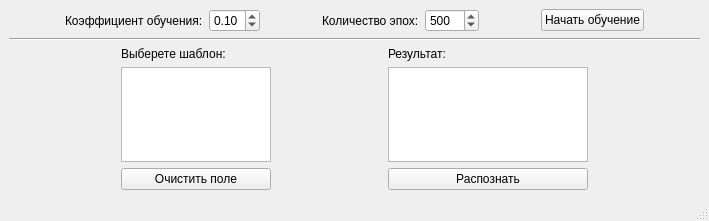
<?xml version="1.0" encoding="UTF-8"?>
<ui version="4.0">
 <class>MainWindow</class>
 <widget class="QMainWindow" name="MainWindow">
  <property name="geometry">
   <rect>
    <x>0</x>
    <y>0</y>
    <width>709</width>
    <height>221</height>
   </rect>
  </property>
  <property name="windowTitle">
   <string>MainWindow</string>
  </property>
  <widget class="QWidget" name="centralwidget">
   <layout class="QVBoxLayout" name="verticalLayout">
    <item>
     <layout class="QHBoxLayout" name="horizontalLayout">
      <item>
       <spacer name="horizontalSpacer_6">
        <property name="orientation">
         <enum>Qt::Horizontal</enum>
        </property>
        <property name="sizeHint" stdset="0">
         <size>
          <width>40</width>
          <height>20</height>
         </size>
        </property>
       </spacer>
      </item>
      <item>
       <widget class="QLabel" name="label">
        <property name="text">
         <string>Коэффициент обучения:</string>
        </property>
       </widget>
      </item>
      <item>
       <widget class="QDoubleSpinBox" name="rho">
        <property name="maximum">
         <double>1.000000000000000</double>
        </property>
        <property name="singleStep">
         <double>0.050000000000000</double>
        </property>
        <property name="value">
         <double>0.100000000000000</double>
        </property>
       </widget>
      </item>
      <item>
       <spacer name="horizontalSpacer">
        <property name="orientation">
         <enum>Qt::Horizontal</enum>
        </property>
        <property name="sizeHint" stdset="0">
         <size>
          <width>40</width>
          <height>20</height>
         </size>
        </property>
       </spacer>
      </item>
      <item>
       <widget class="QLabel" name="label_3">
        <property name="text">
         <string>Количество эпох:</string>
        </property>
       </widget>
      </item>
      <item>
       <widget class="QSpinBox" name="era_number">
        <property name="minimum">
         <number>200</number>
        </property>
        <property name="maximum">
         <number>9999</number>
        </property>
        <property name="singleStep">
         <number>50</number>
        </property>
        <property name="value">
         <number>500</number>
        </property>
       </widget>
      </item>
      <item>
       <spacer name="horizontalSpacer_7">
        <property name="orientation">
         <enum>Qt::Horizontal</enum>
        </property>
        <property name="sizeHint" stdset="0">
         <size>
          <width>40</width>
          <height>20</height>
         </size>
        </property>
       </spacer>
      </item>
      <item>
       <widget class="QPushButton" name="button_start">
        <property name="sizePolicy">
         <sizepolicy hsizetype="Fixed" vsizetype="Fixed">
          <horstretch>0</horstretch>
          <verstretch>0</verstretch>
         </sizepolicy>
        </property>
        <property name="text">
         <string>Начать обучение</string>
        </property>
       </widget>
      </item>
      <item>
       <spacer name="horizontalSpacer_5">
        <property name="orientation">
         <enum>Qt::Horizontal</enum>
        </property>
        <property name="sizeHint" stdset="0">
         <size>
          <width>40</width>
          <height>20</height>
         </size>
        </property>
       </spacer>
      </item>
     </layout>
    </item>
    <item>
     <widget class="Line" name="line">
      <property name="orientation">
       <enum>Qt::Horizontal</enum>
      </property>
     </widget>
    </item>
    <item>
     <layout class="QHBoxLayout" name="horizontalLayout_2">
      <item>
       <layout class="QGridLayout" name="gridLayout"/>
      </item>
      <item>
       <spacer name="horizontalSpacer_3">
        <property name="orientation">
         <enum>Qt::Horizontal</enum>
        </property>
        <property name="sizeType">
         <enum>QSizePolicy::Expanding</enum>
        </property>
        <property name="sizeHint" stdset="0">
         <size>
          <width>20</width>
          <height>5</height>
         </size>
        </property>
       </spacer>
      </item>
      <item>
       <layout class="QVBoxLayout" name="verticalLayout_2">
        <item>
         <widget class="QLabel" name="label_4">
          <property name="text">
           <string>Выберете шаблон:</string>
          </property>
         </widget>
        </item>
        <item>
         <widget class="QListWidget" name="listWidget">
          <property name="sizePolicy">
           <sizepolicy hsizetype="Fixed" vsizetype="Expanding">
            <horstretch>0</horstretch>
            <verstretch>0</verstretch>
           </sizepolicy>
          </property>
          <property name="maximumSize">
           <size>
            <width>150</width>
            <height>16777215</height>
           </size>
          </property>
         </widget>
        </item>
        <item>
         <widget class="QPushButton" name="button_clear">
          <property name="text">
           <string>Очистить поле</string>
          </property>
         </widget>
        </item>
       </layout>
      </item>
      <item>
       <spacer name="horizontalSpacer_4">
        <property name="orientation">
         <enum>Qt::Horizontal</enum>
        </property>
        <property name="sizeType">
         <enum>QSizePolicy::Expanding</enum>
        </property>
        <property name="sizeHint" stdset="0">
         <size>
          <width>20</width>
          <height>20</height>
         </size>
        </property>
       </spacer>
      </item>
      <item>
       <layout class="QVBoxLayout" name="verticalLayout_3">
        <item>
         <widget class="QLabel" name="label_5">
          <property name="text">
           <string>Результат:</string>
          </property>
         </widget>
        </item>
        <item>
         <widget class="QListWidget" name="listWidget_res">
          <property name="sizePolicy">
           <sizepolicy hsizetype="Fixed" vsizetype="Expanding">
            <horstretch>0</horstretch>
            <verstretch>0</verstretch>
           </sizepolicy>
          </property>
          <property name="maximumSize">
           <size>
            <width>200</width>
            <height>16777215</height>
           </size>
          </property>
         </widget>
        </item>
        <item>
         <widget class="QPushButton" name="button_identify">
          <property name="text">
           <string>Распознать</string>
          </property>
         </widget>
        </item>
       </layout>
      </item>
      <item>
       <spacer name="horizontalSpacer_2">
        <property name="orientation">
         <enum>Qt::Horizontal</enum>
        </property>
        <property name="sizeHint" stdset="0">
         <size>
          <width>40</width>
          <height>20</height>
         </size>
        </property>
       </spacer>
      </item>
     </layout>
    </item>
    <item>
     <spacer name="verticalSpacer">
      <property name="orientation">
       <enum>Qt::Vertical</enum>
      </property>
      <property name="sizeHint" stdset="0">
       <size>
        <width>20</width>
        <height>40</height>
       </size>
      </property>
     </spacer>
    </item>
   </layout>
  </widget>
  <widget class="QStatusBar" name="statusBar"/>
 </widget>
 <resources/>
 <connections/>
</ui>
